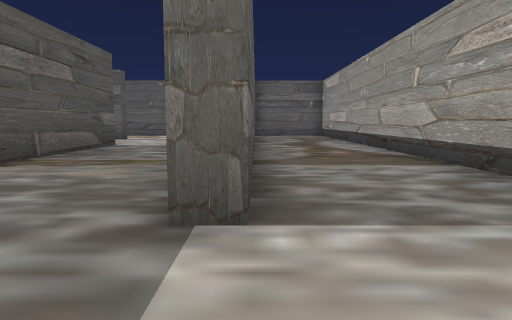
View 1 (above)

24 first-person views from a walk through a 3-D level made in the Unity game engine. The camera is 1.3 m above the floor, tilts 6° down and sees 70° across. The floor is counted in squares, 2 m on a side. Each view is taken from the middle of a square. On the plan, view 1 faces up. The plan holds only what a view shows up to about 11 squares ahead; the rest is blank. The place goes on beyond the plan. The player character is not drawn.

View 2
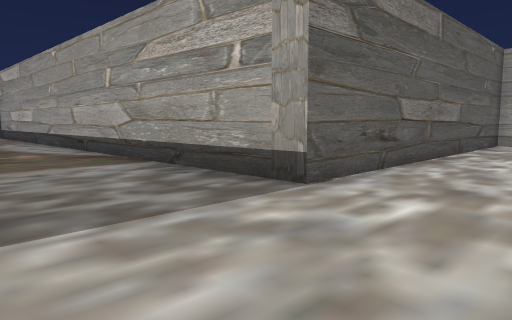

View 3
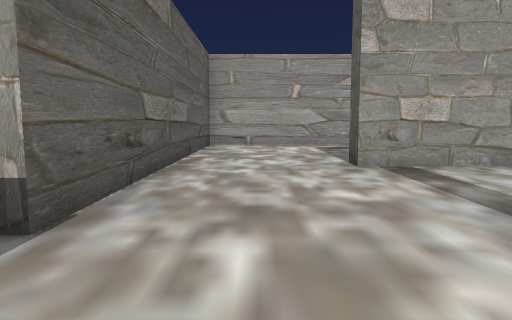

View 4
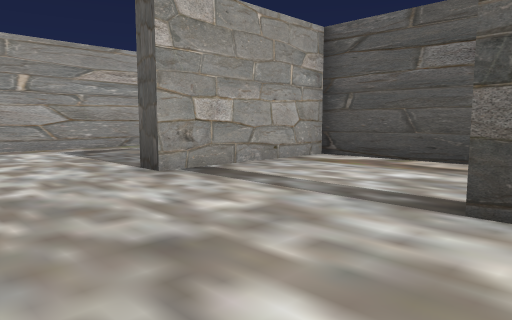

View 5
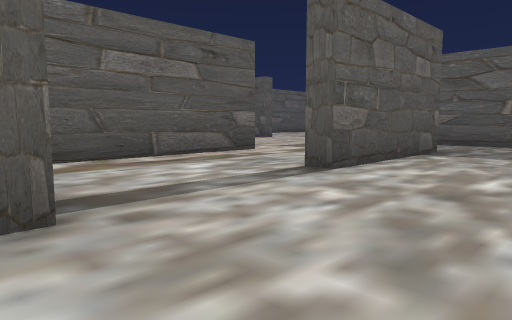

View 6
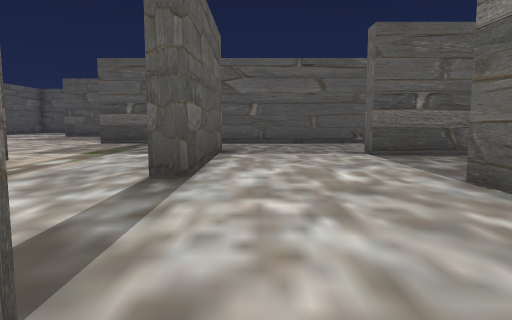

View 7
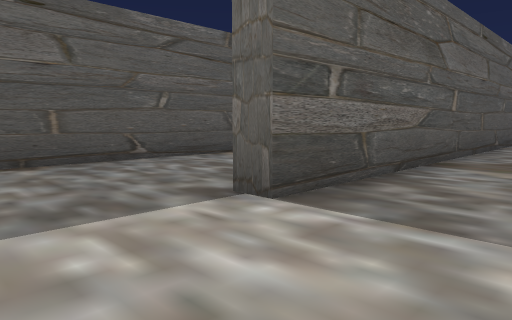

View 8
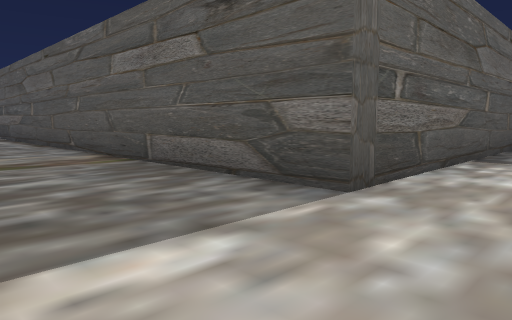

View 9
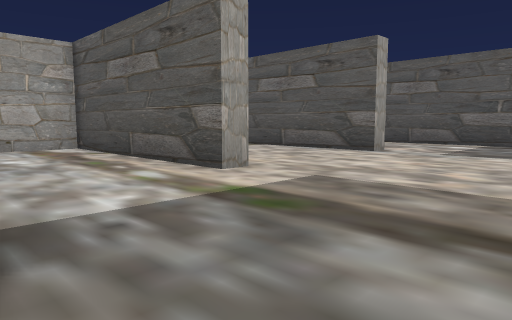

View 10
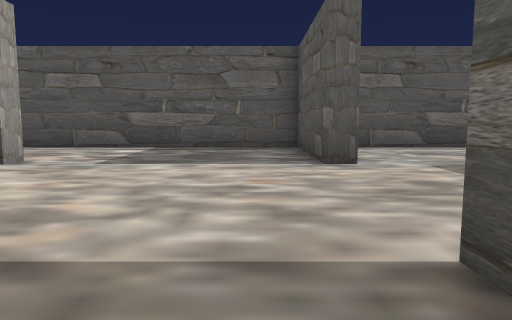

View 11
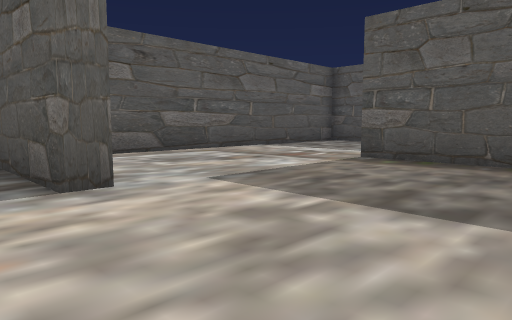

View 12
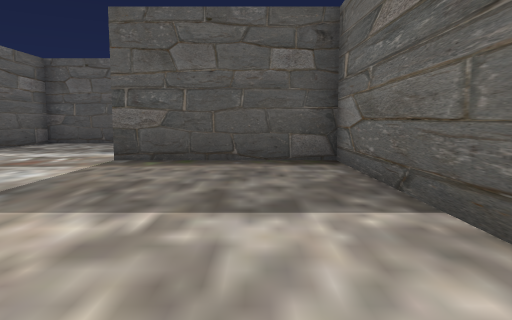

View 13
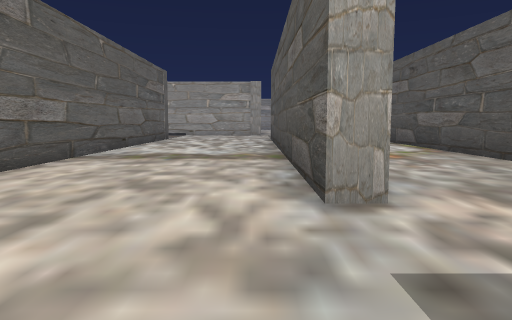

View 14
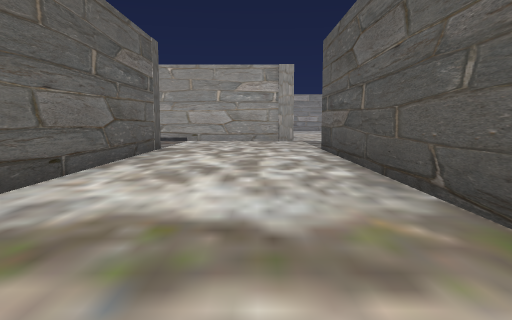

View 15
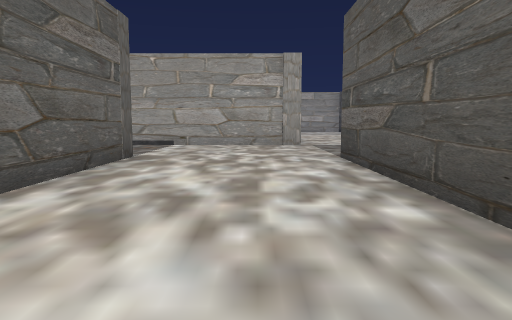

View 16
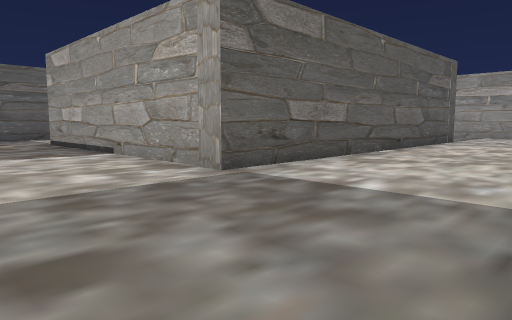

View 17
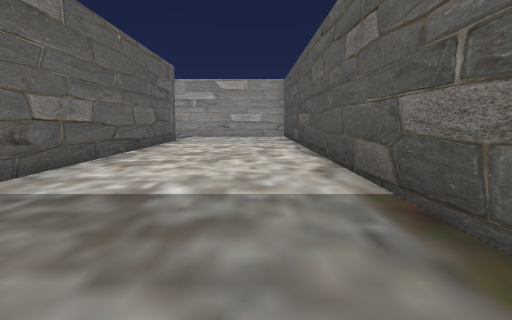

View 18
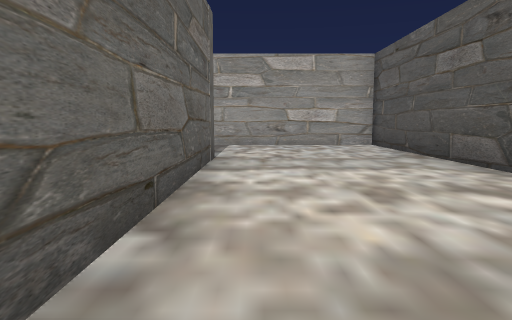

View 19
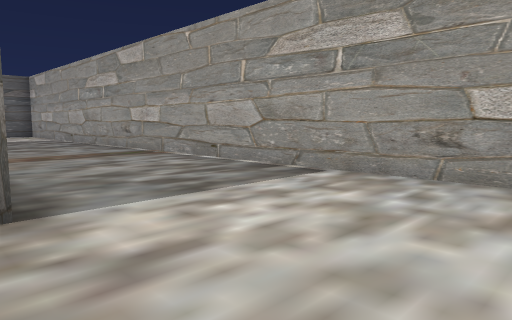

View 20
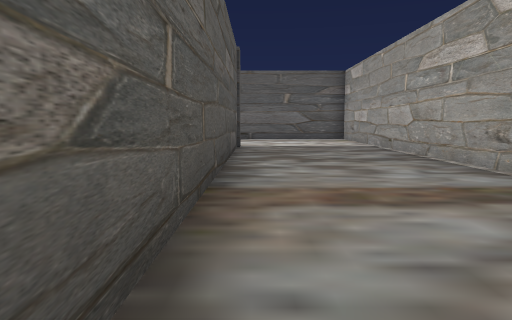

View 21
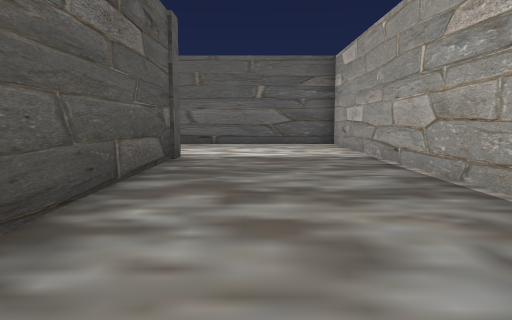

View 22
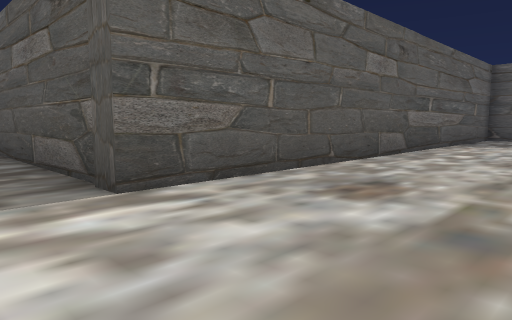

View 23
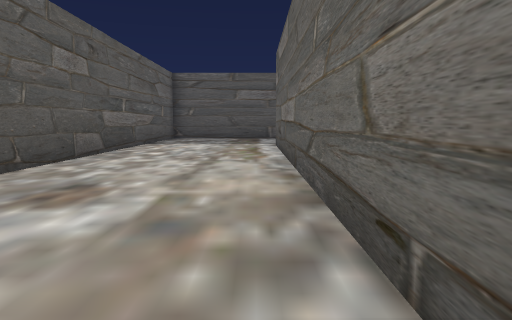

View 24
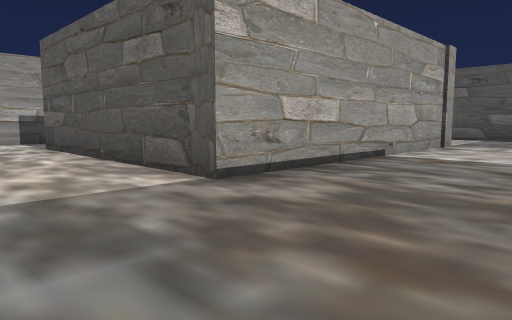

### Floor plan
Points are (right, up) in squares from view 1. A wall is a line through its corners. A room is listed if a view was taken in it or the views show most of it. See-through windows are left out.
Room 1 (views 1, 2, 3, 4, 5, 6, 7, 8, 9)
walls: (-1.2, -0.8) (2.7, -0.8) (2.7, -1.4); (0, 11.6) (0, 2.3) (-0.6, 2.3); (0.9, -4.2) (6.3, -4.2) (6.3, -0.5) (6.9, -0.5); (11.3, -2.9) (11.3, 2.3) (3.1, 2.3) (3.1, 12.5); (-11, 10.3) (-4, 10.3) (-4, -1.6)
ways out: opening at (-2.5, -1) to room 2; opening at (1.5, -2.5) to room 2
Room 2 (views 10, 11, 12, 13, 14, 15, 16, 17, 18, 19, 20, 21, 22, 23, 24)
walls: (11.9, -4.7) (2.6, -4.7); (13.5, 2.8) (24.5, 2.8) (24.5, -6.4); (13.8, -12.3) (28.3, -12.3) (28.3, 6.6) (15.9, 6.6); (0.9, -4.8) (0.9, -4.2); (0.9, -9.1) (0.9, -8.6) (11.8, -8.6); (24, -1.2) (24, -0.1); (24.6, -8.2) (15.2, -8.2) (15.2, -0.5) (21.6, -0.5); (-4, -1.6) (-4, -4.8); (-4.9, -4.7) (-9.1, -4.7) (-9.1, -8.5); (-4.6, -8.6) (-4, -8.6) (-4, -12.3) (9.1, -12.3); (-12.5, -12.3) (-5.5, -12.3)
ways out: opening at (-2.5, -1) to room 1; opening at (1.5, -2.5) to room 1

Positions as (right, up) in squares from view 1, and headings:
1: (0, 0), facing up
2: (0, 0), facing up-right
3: (1, 1), facing right
4: (2, 2), facing down-right
5: (7, 2), facing down-left
6: (7, 0), facing left
7: (2, 0), facing up-left
8: (-1, 12), facing down-left
9: (-3, -1), facing down-right
10: (-3, -3), facing down
11: (-3, -5), facing down-left
12: (-3, -6), facing left
13: (-2, -8), facing right
14: (3, -7), facing right
15: (5, -7), facing right
16: (12, -12), facing up-right
17: (12, -11), facing right
18: (18, -9), facing right
19: (24, -11), facing up-right
20: (25, -7), facing up
21: (26, -4), facing up
22: (26, 6), facing down-left
23: (26, 6), facing left
24: (12, 2), facing down-right
